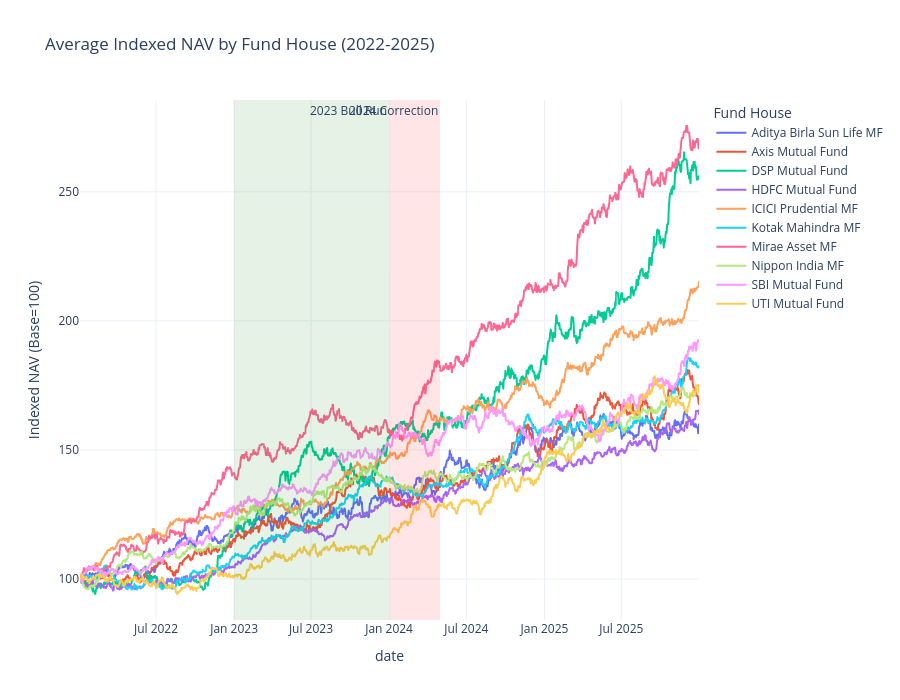

Notebook code cell kept with this figure:
### Code cell
from plotly import express as px
from pathlib import Path

results_dir = Path(r"d:\BlueStocks\MFA\Results")
results_dir.mkdir(exist_ok=True)

def save_plotly_figure(fig, file_name):
    file_path = results_dir / file_name
    fig.write_image(str(file_path), format="png", width=1600, height=900, scale=2)
    print(f"Saved {file_path.name}")

amc_trend = (
    nav_df
    .groupby(["date", "fund_house"])["indexed_nav"]
    .mean()
    .reset_index()
)

title = "Average Indexed NAV by Fund House (2022-2025)"
fig = px.line(
    amc_trend,
    x="date",
    y="indexed_nav",
    color="fund_house",
    title=title,
    labels={
        "indexed_nav": "Indexed NAV (Base=100)",
        "fund_house": "Fund House"
    }
)
fig.add_vrect(
    x0="2023-01-01",
    x1="2023-12-31",
    fillcolor="green",
    opacity=0.10,
    line_width=0,
    annotation_text="2023 Bull Run"
)
fig.add_vrect(
    x0="2024-01-01",
    x1="2024-04-30",
    fillcolor="red",
    opacity=0.10,
    line_width=0,
    annotation_text="2024 Correction"
)

fig.update_layout(
    template="plotly_white",
    height=700,
    hovermode="x unified",
    legend_title="Fund House"
)

save_plotly_figure(fig, "Average Indexed NAV by Fund House (2022-2025).png")
fig.show()

### Figure 1 — Plotly figure (JSON) as saved in the notebook; plotly's stock layout.template omitted (floating-point values rounded to 4 significant figures; data arrays with more than 128 entries replaced by an {"elided": "..."} marker saying what was removed)
{"data": [{"hovertemplate": "Fund House=Aditya Birla Sun Life MF<br>date=%{x}<br>Indexed NAV (Base=100)=%{y}<extra></extra>", "legendgroup": "Aditya Birla Sun Life MF", "line": {"color": "#636efa", "dash": "solid"}, "marker": {"symbol": "circle"}, "mode": "lines", "name": "Aditya Birla Sun Life MF", "showlegend": true, "type": "scattergl", "x": {"elided": "1459 str values"}, "xaxis": "x", "y": {"elided": "1459 float values"}, "yaxis": "y"}, {"hovertemplate": "Fund House=Axis Mutual Fund<br>date=%{x}<br>Indexed NAV (Base=100)=%{y}<extra></extra>", "legendgroup": "Axis Mutual Fund", "line": {"color": "#EF553B", "dash": "solid"}, "marker": {"symbol": "circle"}, "mode": "lines", "name": "Axis Mutual Fund", "showlegend": true, "type": "scattergl", "x": {"elided": "1459 str values"}, "xaxis": "x", "y": {"elided": "1459 float values"}, "yaxis": "y"}, {"hovertemplate": "Fund House=DSP Mutual Fund<br>date=%{x}<br>Indexed NAV (Base=100)=%{y}<extra></extra>", "legendgroup": "DSP Mutual Fund", "line": {"color": "#00cc96", "dash": "solid"}, "marker": {"symbol": "circle"}, "mode": "lines", "name": "DSP Mutual Fund", "showlegend": true, "type": "scattergl", "x": {"elided": "1459 str values"}, "xaxis": "x", "y": {"elided": "1459 float values"}, "yaxis": "y"}, {"hovertemplate": "Fund House=HDFC Mutual Fund<br>date=%{x}<br>Indexed NAV (Base=100)=%{y}<extra></extra>", "legendgroup": "HDFC Mutual Fund", "line": {"color": "#ab63fa", "dash": "solid"}, "marker": {"symbol": "circle"}, "mode": "lines", "name": "HDFC Mutual Fund", "showlegend": true, "type": "scattergl", "x": {"elided": "1459 str values"}, "xaxis": "x", "y": {"elided": "1459 float values"}, "yaxis": "y"}, {"hovertemplate": "Fund House=ICICI Prudential MF<br>date=%{x}<br>Indexed NAV (Base=100)=%{y}<extra></extra>", "legendgroup": "ICICI Prudential MF", "line": {"color": "#FFA15A", "dash": "solid"}, "marker": {"symbol": "circle"}, "mode": "lines", "name": "ICICI Prudential MF", "showlegend": true, "type": "scattergl", "x": {"elided": "1459 str values"}, "xaxis": "x", "y": {"elided": "1459 float values"}, "yaxis": "y"}, {"hovertemplate": "Fund House=Kotak Mahindra MF<br>date=%{x}<br>Indexed NAV (Base=100)=%{y}<extra></extra>", "legendgroup": "Kotak Mahindra MF", "line": {"color": "#19d3f3", "dash": "solid"}, "marker": {"symbol": "circle"}, "mode": "lines", "name": "Kotak Mahindra MF", "showlegend": true, "type": "scattergl", "x": {"elided": "1459 str values"}, "xaxis": "x", "y": {"elided": "1459 float values"}, "yaxis": "y"}, {"hovertemplate": "Fund House=Mirae Asset MF<br>date=%{x}<br>Indexed NAV (Base=100)=%{y}<extra></extra>", "legendgroup": "Mirae Asset MF", "line": {"color": "#FF6692", "dash": "solid"}, "marker": {"symbol": "circle"}, "mode": "lines", "name": "Mirae Asset MF", "showlegend": true, "type": "scattergl", "x": {"elided": "1459 str values"}, "xaxis": "x", "y": {"elided": "1459 float values"}, "yaxis": "y"}, {"hovertemplate": "Fund House=Nippon India MF<br>date=%{x}<br>Indexed NAV (Base=100)=%{y}<extra></extra>", "legendgroup": "Nippon India MF", "line": {"color": "#B6E880", "dash": "solid"}, "marker": {"symbol": "circle"}, "mode": "lines", "name": "Nippon India MF", "showlegend": true, "type": "scattergl", "x": {"elided": "1459 str values"}, "xaxis": "x", "y": {"elided": "1459 float values"}, "yaxis": "y"}, {"hovertemplate": "Fund House=SBI Mutual Fund<br>date=%{x}<br>Indexed NAV (Base=100)=%{y}<extra></extra>", "legendgroup": "SBI Mutual Fund", "line": {"color": "#FF97FF", "dash": "solid"}, "marker": {"symbol": "circle"}, "mode": "lines", "name": "SBI Mutual Fund", "showlegend": true, "type": "scattergl", "x": {"elided": "1459 str values"}, "xaxis": "x", "y": {"elided": "1459 float values"}, "yaxis": "y"}, {"hovertemplate": "Fund House=UTI Mutual Fund<br>date=%{x}<br>Indexed NAV (Base=100)=%{y}<extra></extra>", "legendgroup": "UTI Mutual Fund", "line": {"color": "#FECB52", "dash": "solid"}, "marker": {"symbol": "circle"}, "mode": "lines", "name": "UTI Mutual Fund", "showlegend": true, "type": "scattergl", "x": {"elided": "1459 str values"}, "xaxis": "x", "y": {"elided": "1459 float values"}, "yaxis": "y"}], "layout": {"annotations": [{"showarrow": false, "text": "2023 Bull Run", "x": "2023-12-31", "xanchor": "right", "xref": "x", "y": 1, "yanchor": "top", "yref": "y domain"}, {"showarrow": false, "text": "2024 Correction", "x": "2024-04-30", "xanchor": "right", "xref": "x", "y": 1, "yanchor": "top", "yref": "y domain"}], "height": 700, "hovermode": "x unified", "legend": {"title": {"text": "Fund House"}, "tracegroupgap": 0}, "shapes": [{"fillcolor": "green", "line": {"width": 0}, "opacity": 0.1, "type": "rect", "x0": "2023-01-01", "x1": "2023-12-31", "xref": "x", "y0": 0, "y1": 1, "yref": "y domain"}, {"fillcolor": "red", "line": {"width": 0}, "opacity": 0.1, "type": "rect", "x0": "2024-01-01", "x1": "2024-04-30", "xref": "x", "y0": 0, "y1": 1, "yref": "y domain"}], "title": {"text": "Average Indexed NAV by Fund House (2022-2025)"}, "xaxis": {"anchor": "y", "domain": [0, 1], "title": {"text": "date"}}, "yaxis": {"anchor": "x", "domain": [0, 1], "title": {"text": "Indexed NAV (Base=100)"}}}}
